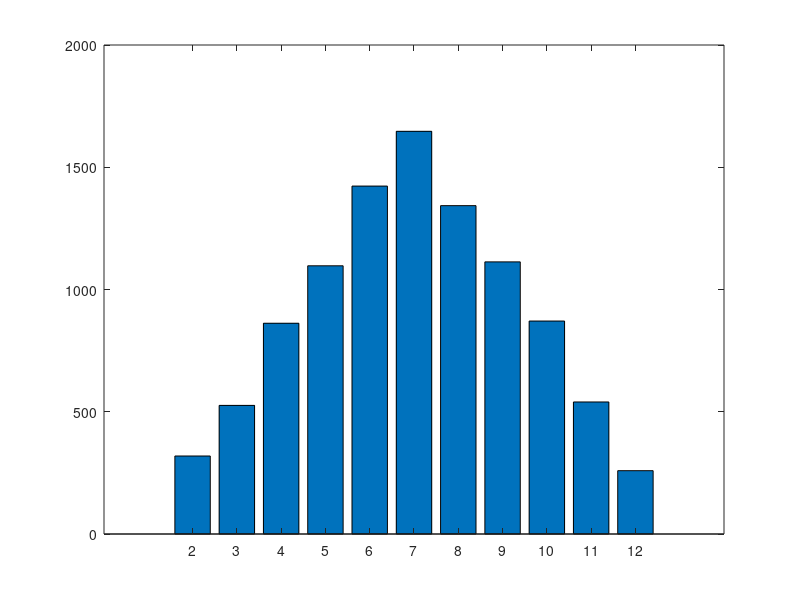

Write MATLAB code to recreate this figure.
% Parte I
%% Ex-1
n = 100000;
X = ceil(6*rand(1,n));
minX = min(X);
maxX = max(X);
e = [minX:maxX+1]-0.5;
H = histc(X,e);
nBins = length(e)-1;
binCenters = [minX:maxX];
bar(binCenters, H(1:nBins));

%% Ex-2
% Com o aumento o umero de ocurrencias ficam mais proximos

%% Ex-3)

n = 10000;
X = ceil(6*rand(2,n));
X = sum(X(:,:));
minX = min(X);
maxX = max(X);
e = [minX:maxX+1]-0.5;
H = histc(X,e);
nBins = length(e)-1;
binCenters = [minX:maxX];
bar(binCenters, H(1:nBins));

%% Parte II
%% Ex-1

